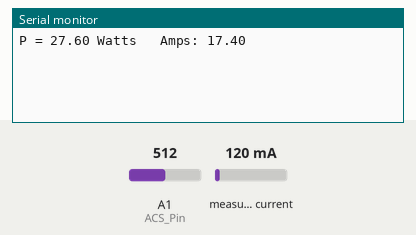
Bench run of a sketch on a simulated Arduino Uno, built with avr-gcc and run on an emulated ATmega328P. Shown: the last lines printed to the serial monitor. The test bench sets the inputs (shaded band); at power-on: measured current 120 mA, A1 (ACS_Pin) = 512.

Above: at 1.2 s.
1.3 s: measured current set to 40 mA
At 2.6 s:
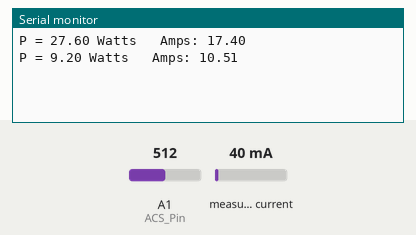
2.8 s: A1 (ACS_Pin) set to 716
At 3.8 s:
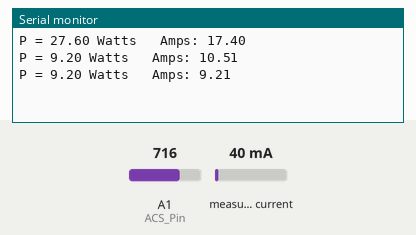
4.3 s: measured current set to 500 mA
At 5.6 s:
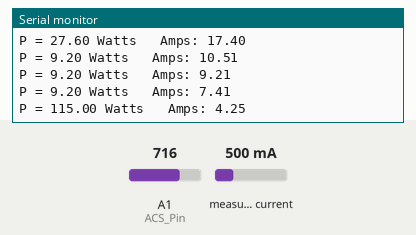
5.8 s: A1 (ACS_Pin) set to 900
At 6.9 s:
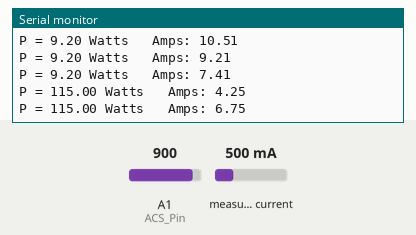
Timing chart, 0 to 8.3 s (numbered marks = the images above; inputs shaded):
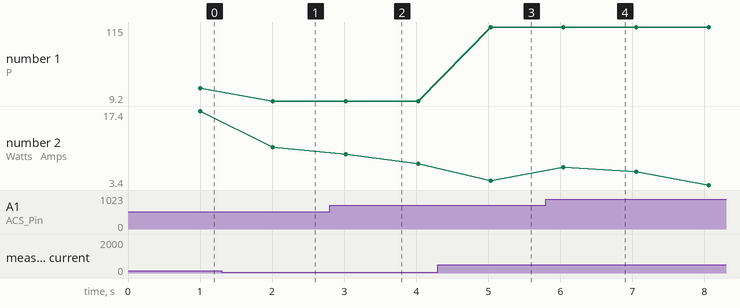

Measured:
- after the input at 1.3 s, the serial monitor: prints a new line after 0.71 s (image 1)
- after the input at 2.8 s, the serial monitor: prints a new line after 0.22 s (image 2)
- after the input at 4.3 s, the serial monitor: prints a new line after 0.74 s (image 3)
- after the input at 5.8 s, the serial monitor: prints a new line after 0.24 s (image 4)
- plotted number 1: 27.6 → 9.2 after the input at 1.3 s, 9.2 → 115 after the input at 4.3 s
- plotted number 2: 10.51 → 7.41 after the input at 2.8 s, 4.25 → 3.4 after the input at 5.8 s

The sketch:

ard2espCom-ArdCode.ino
```cpp
#include "ACS712.h"
#include <SoftwareSerial.h>
#include <Filters.h>                      //This library can check by it's .cpp file

#define ACS_Pin A1                        //Sensor data pin on A1 analog input
ACS712 sensor(ACS712_30A, A1);            // We have 30 amps version sensor connected to A1 pin of arduino
SoftwareSerial espSerial(5, 6);

String str;

float ACS_Value;                              //Here we keep the raw data valuess
float testFrequency = 50;                    // test signal frequency (Hz)
float windowLength = 40.0/testFrequency;     // how long to average the signal, for statistist

float intercept = 0; // to be adjusted based on calibration testing
float slope = 0.0752; // to be adjusted based on calibration testing

float Amps_TRMS; // estimated actual current in amps

unsigned long printPeriod = 1000; // in milliseconds
// Track time in milliseconds since last reading
unsigned long previousMillis = 0;

void setup() {
  Serial.begin( 115200 );    // Start the serial port
  espSerial.begin(115200);
  sensor.calibrate();
  pinMode(ACS_Pin,INPUT);  //Define the pin mode
}

void loop() {
  RunningStatistics inputStats;                 // create statistics to look at the raw test signal
  inputStats.setWindowSecs( windowLength );     //Set the window length

  while( true ) {
  float U = 230;
  float I = sensor.getCurrentAC();
  float P = U * I;

    ACS_Value = analogRead(ACS_Pin);  // read the analog in value:
    inputStats.input(ACS_Value);  // log to Stats function

    if((unsigned long)(millis() - previousMillis) >= printPeriod) { //every second we do the calculation
      previousMillis = millis();   // update time

      Amps_TRMS = intercept + slope * inputStats.sigma();

      Serial.println(String("P = ") + P + " Watts"+ "\t Amps: "+ Amps_TRMS);
      str =String("coming from arduino: ")+String("P= ")+String(P)+String("\t")+String("Amps= ")+String(Amps_TRMS);
      espSerial.println(str);
      /*
      Serial.print( "\t Amps: " );
      Serial.print( Amps_TRMS );
      */

    }
  }
}
```
